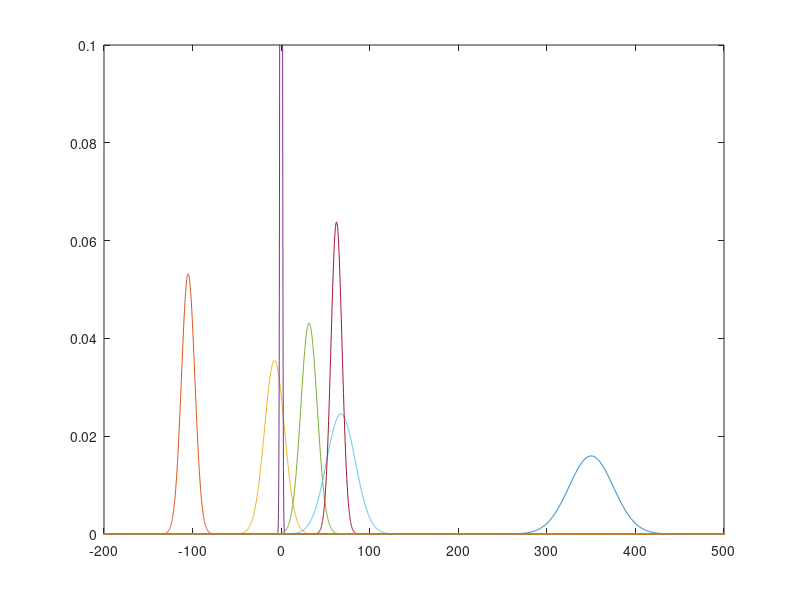

This figure's MATLAB source:
%x = -700:2000;


clc
lung = [-700, -600];
fat = [-120, -90];
fluids = [-30 15];
water = [-2, 2 ];
blood = [13 50 ];
hematoma = [35 100];
clot = [50 75 ];
cancellous = [300 400];
cortical = [1500 1900];
foreign = [2000 10000];
noise = [-700 1500];
cols = ['r' 'y' 'c' 'b' 'r' 'r' 'r' 'k' 'k' 'g'];
cats = [lung; fat;fluids; water; blood; hematoma; clot; cancellous; cortical; foreign; ];


x = -1000:0.2:2000
for i = 1:length(cats)
   spread = cats(i,2)-cats(i,1);
   center = (cats(i,1) + cats(i,2))/2;
   %sd = sqrt(spread);
   sd = spread/4
   %fplot(@(x) i*x*0.001)
   %fplot(@(x) log(1/(sd*sqrt(2*3.1415)) *exp(-((x-center)^2)/(2*sd^2))), [-1000 2000])
   %fp = fplot(@(x) 1/(sd*sqrt(2*3.1415)) *exp(-((x-center)^2)/(2*sd^2)), [-1000 500]);
   f = 1/(sd*sqrt(2*3.1415)) *exp(-((x-center).^2)/(2*sd^2));
   f = plot(x, f)
   %fp.Color = cols(i);
   hold on
end
axis([-200 500 0 0.1])
%axis([-400 100 0 0.15])
hold off

%flung = @(x) 1/()
%%
%fplot(@(x) 1/(25*sqrt(2*3.1415)) *exp(-((x+650)^2)/(2*25^2)), [-1000 2000])
1/(0.8*sqrt(2*3.1415)) * exp(-((0)^2)/(2*0.8^2))
%axis([-1000 1000 0 0.04])